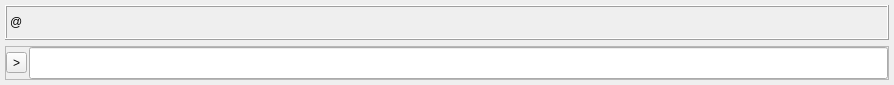
             <widget class="QWidget" name="page_7">
              <property name="geometry">
               <rect>
                <x>0</x>
                <y>0</y>
                <width>894</width>
                <height>85</height>
               </rect>
              </property>
              <property name="sizePolicy">
               <sizepolicy hsizetype="Preferred" vsizetype="Preferred">
                <horstretch>0</horstretch>
                <verstretch>0</verstretch>
               </sizepolicy>
              </property>
              <attribute name="icon">
               <iconset resource="icoPack.qrc">
                <normaloff>:/Mainico/ico/命令.ico</normaloff>:/Mainico/ico/命令.ico</iconset>
              </attribute>
              <attribute name="label">
               <string>模拟指令</string>
              </attribute>
              <layout class="QVBoxLayout" name="verticalLayout_18">
               <property name="leftMargin">
                <number>5</number>
               </property>
               <property name="topMargin">
                <number>5</number>
               </property>
               <property name="rightMargin">
                <number>5</number>
               </property>
               <property name="bottomMargin">
                <number>5</number>
               </property>
               <item>
                <widget class="QFrame" name="frame_7">
                 <property name="frameShape">
                  <enum>QFrame::Box</enum>
                 </property>
                 <property name="frameShadow">
                  <enum>QFrame::Raised</enum>
                 </property>
                 <layout class="QHBoxLayout" name="horizontalLayout_27">
                  <property name="leftMargin">
                   <number>3</number>
                  </property>
                  <property name="topMargin">
                   <number>0</number>
                  </property>
                  <property name="rightMargin">
                   <number>0</number>
                  </property>
                  <property name="bottomMargin">
                   <number>0</number>
                  </property>
                  <item>
                   <widget class="QLabel" name="selectLabel_2">
                    <property name="sizePolicy">
                     <sizepolicy hsizetype="Fixed" vsizetype="Fixed">
                      <horstretch>0</horstretch>
                      <verstretch>0</verstretch>
                     </sizepolicy>
                    </property>
                    <property name="lineWidth">
                     <number>1</number>
                    </property>
                    <property name="text">
                     <string>@ </string>
                    </property>
                   </widget>
                  </item>
                  <item>
                   <widget class="QLabel" name="cmdSendLabel">
                    <property name="sizePolicy">
                     <sizepolicy hsizetype="Minimum" vsizetype="Fixed">
                      <horstretch>0</horstretch>
                      <verstretch>0</verstretch>
                     </sizepolicy>
                    </property>
                    <property name="lineWidth">
                     <number>1</number>
                    </property>
                    <property name="text">
                     <string/>
                    </property>
                   </widget>
                  </item>
                 </layout>
                </widget>
               </item>
               <item>
                <widget class="QFrame" name="frame_6">
                 <property name="sizePolicy">
                  <sizepolicy hsizetype="Preferred" vsizetype="Fixed">
                   <horstretch>0</horstretch>
                   <verstretch>0</verstretch>
                  </sizepolicy>
                 </property>
                 <property name="frameShape">
                  <enum>QFrame::StyledPanel</enum>
                 </property>
                 <property name="frameShadow">
                  <enum>QFrame::Raised</enum>
                 </property>
                 <layout class="QHBoxLayout" name="horizontalLayout_26">
                  <property name="spacing">
                   <number>2</number>
                  </property>
                  <property name="leftMargin">
                   <number>0</number>
                  </property>
                  <property name="topMargin">
                   <number>0</number>
                  </property>
                  <property name="rightMargin">
                   <number>0</number>
                  </property>
                  <property name="bottomMargin">
                   <number>0</number>
                  </property>
                  <item>
                   <widget class="QToolButton" name="cmdToolButton">
                    <property name="text">
                     <string>&gt;</string>
                    </property>
                   </widget>
                  </item>
                  <item>
                   <widget class="QLineEdit" name="cmdSendLine">
                    <property name="font">
                     <font>
                      <family>等线</family>
                      <pointsize>13</pointsize>
                      <weight>50</weight>
                      <italic>false</italic>
                      <bold>false</bold>
                      <underline>false</underline>
                      <strikeout>false</strikeout>
                     </font>
                    </property>
                   </widget>
                  </item>
                 </layout>
                </widget>
               </item>
              </layout>
             </widget>
